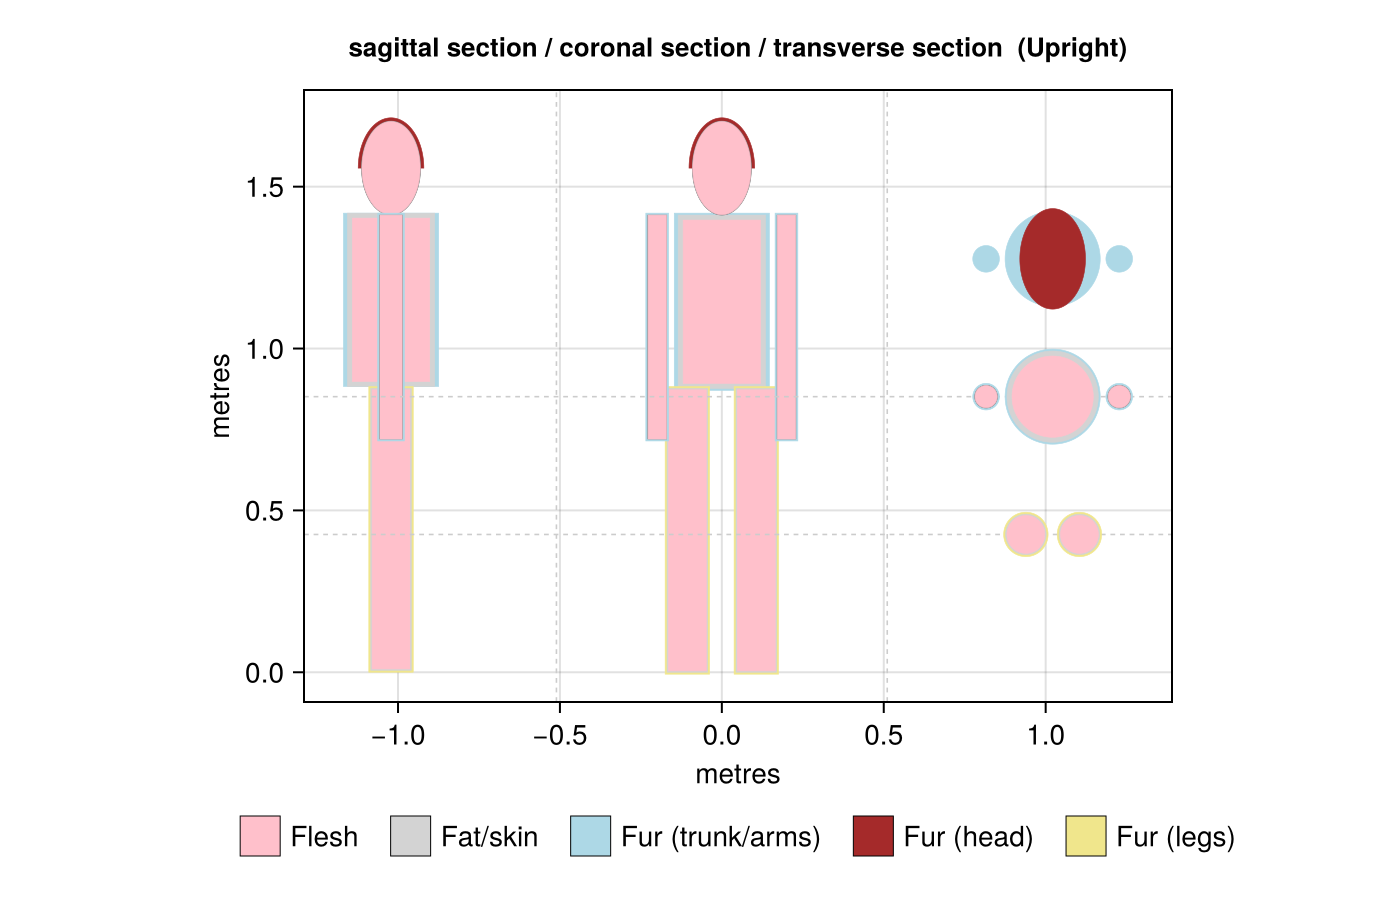

The Julia source for this figure:
# human.jl
#
# Multi-part human body matching NicheMapR's plot_human.R default parameters:
#   MASS = 70 kg, density = 1050 kg/m³
#   FATPCTs = c(5, 36, 10, 23) × 0.7  (% mass as fat)
#   Fur (hair) depths: 10 mm head, 6 mm body
#   SHAPE_Bs = c(1.6, 1.9, 12, 7)
#
# Run from the repository root:
#   julia --project=examples examples/human.jl
#
# Output: examples/human.png  (when interactive = false)

using BiophysicalGeometry
using Unitful
using Printf

# ── Backend ───────────────────────────────────────────────────────────────────
interactive = false

if interactive
    using GLMakie
else
    using CairoMakie
end

import BiophysicalGeometry: Cylinder, Ellipsoid

# ── Body parameters (matching NicheMapR plot_human.R defaults) ────────────────
mass    = 70.0u"kg"
density = 1050.0u"kg/m^3"     # DENSITYs = rep(1050, 4)
fat_ρ   = 900.0u"kg/m^3"

# FATPCTs = c(5, 36, 10, 23) * 0.7  → mass fractions
fat_head  = Fat(0.035, fat_ρ)   #  3.5 %
fat_torso = Fat(0.252, fat_ρ)   # 25.2 %
fat_arm   = Fat(0.070, fat_ρ)   #  7.0 %
fat_leg   = Fat(0.161, fat_ρ)   # 16.1 %

# INSDEPDs = c(1e-2, 6e-3, 6e-3, 6e-3) m  (dorsal hair depth)
# DHAIRDs  = c(7.5e-5, 1e-6, 1e-6, 1e-6) m (hair diameter)
# INSDENDs = rep(3e8, 4) m⁻²               (hair density)
fur_head  = Fur(10e-3u"m", 7.5e-5u"m", 3e8u"m^-2")
fur_body  = Fur( 6e-3u"m",   1e-6u"m", 3e8u"m^-2")

human = Organism(
    parts = (
        head  = BodyPart(Body(Ellipsoid(mass * 0.0761, density, 1.6, 1.0),
                              CompositeInsulation(fur_head, fat_head)), 1),
        torso = BodyPart(Body(Cylinder(mass * 0.501,  density, 1.9),
                              CompositeInsulation(fur_body, fat_torso)), 1),
        arms  = BodyPart(Body(Cylinder(mass * 0.049,  density, 12.0),
                              CompositeInsulation(fur_body, fat_arm)), 2),
        legs  = BodyPart(Body(Cylinder(mass * 0.162,  density, 7.0),
                              CompositeInsulation(fur_body, fat_leg)), 2),
    ),
    joins = (
        Join(:torso, :head, :top,     0.15),
        Join(:torso, :arms, :lateral, 0.0),
        Join(:torso, :legs, :bottom,  0.0),
    )
)

# ── Geometry summary ──────────────────────────────────────────────────────────
geom = geometry(human)
println("Human geometry (70 kg, NicheMapR parameters):")
println("  Total surface area : ", round(typeof(1.0u"cm^2"), geom.total_area, digits=1))
println("  Total volume       : ", round(typeof(1.0u"L"),    geom.total_volume * 1000u"L/m^3", digits=2))
println("\nArea fractions by part:")
for (name, frac) in pairs(geom.area_fractions)
    @printf "  %-8s  %.1f %%\n" name (frac * 100)
end

# ── Plot ──────────────────────────────────────────────────────────────────────
fig = plot_organism(human, Upright())

if interactive
    screen = display(fig)
    println("Close the window to exit.")
    wait(screen)
else
    outfile = joinpath(@__DIR__, "human.png")
    save(outfile, fig; px_per_unit=2)
    println("\nSaved: $outfile")
end
